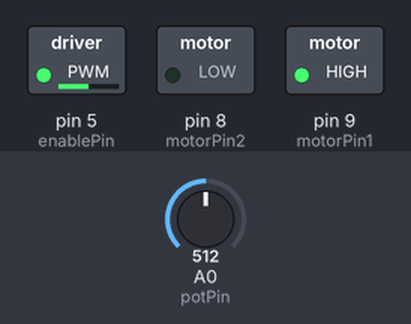
The sketch below on a simulated Arduino Uno, built with avr-gcc and run on an emulated ATmega328P. Parts: switched loads named in the sketch (green lamp = pin HIGH). The inputs (shaded band) are chosen by the test bench; at power-on: A0 (potPin) = 512.

Above: at 1.2 s.
1.3 s: A0 (potPin) set to 716
At 1.8 s:
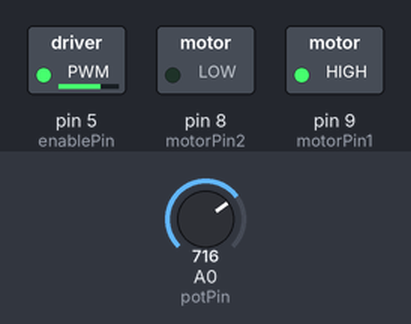
2.8 s: A0 (potPin) set to 900
At 4.0 s:
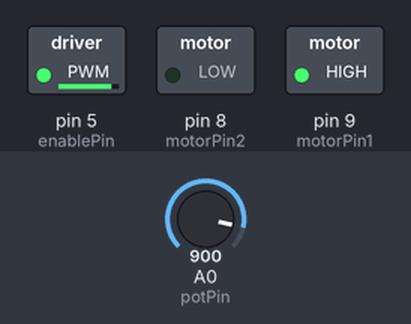
4.3 s: A0 (potPin) set to 122
At 5.5 s:
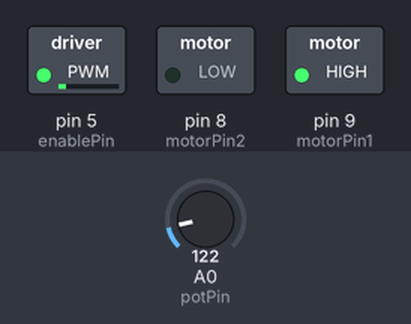
5.8 s: A0 (potPin) set to 0
At 6.5 s:
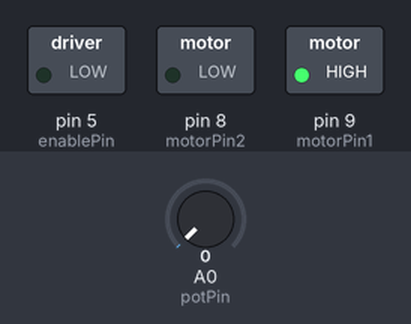
7.3 s: A0 (potPin) set to 511
At 8.7 s:
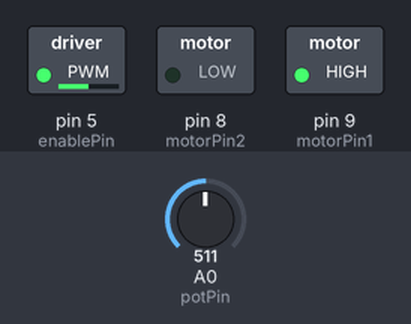
Timing chart, 0 to 9.8 s (numbered marks = the images above; inputs shaded):
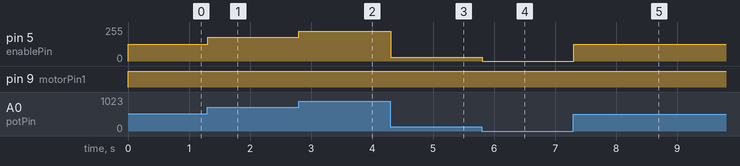

The sketch:

B.ino
```cpp
#define motorPin1 9  // IN1 on L298N
#define motorPin2 8  // IN2 on L298N
#define enablePin 5  // ENA on L298N (for PWM speed control)
#define potPin A0    // Potentiometer pin

int potValue = 0;  // Variable to store potentiometer value
int motorSpeed = 0;  // Variable to store motor speed

void setup() {
  pinMode(motorPin1, OUTPUT);  // Set motor pins as output
  pinMode(motorPin2, OUTPUT);
  pinMode(enablePin, OUTPUT);  // Set enable pin as output
}

void loop() {
  potValue = analogRead(potPin);  // Read the potentiometer value (0-1023)
  motorSpeed = map(potValue, 0, 1023, 0, 255);  // Map potentiometer value to PWM range (0-255)

  // Rotate motor clockwise with variable speed based on potentiometer
  digitalWrite(motorPin1, HIGH);
  digitalWrite(motorPin2, LOW);
  analogWrite(enablePin, motorSpeed);  // Control motor speed using PWM

  delay(10);  // Small delay to stabilize readings
}
```

Measured:
- after the input at 1.3 s, pin 5 (enablePin): 127/255 → 178/255 at once
- after the input at 2.8 s, pin 5 (enablePin): 178/255 → 224/255 at once
- after the input at 4.3 s, pin 5 (enablePin): 224/255 → 30/255 at once
- after the input at 5.8 s, pin 5 (enablePin): 30/255 → 0/255 at once
- after the input at 7.3 s, pin 5 (enablePin): 0/255 → 127/255 at once
